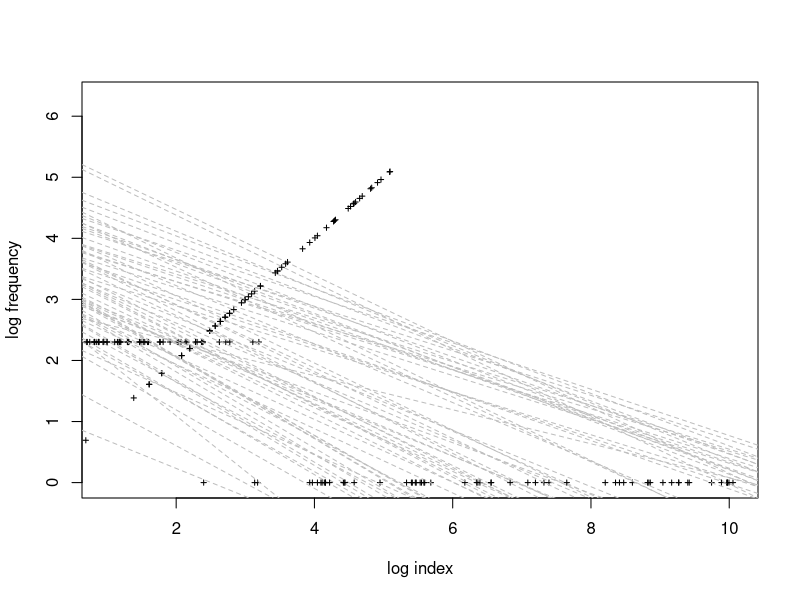
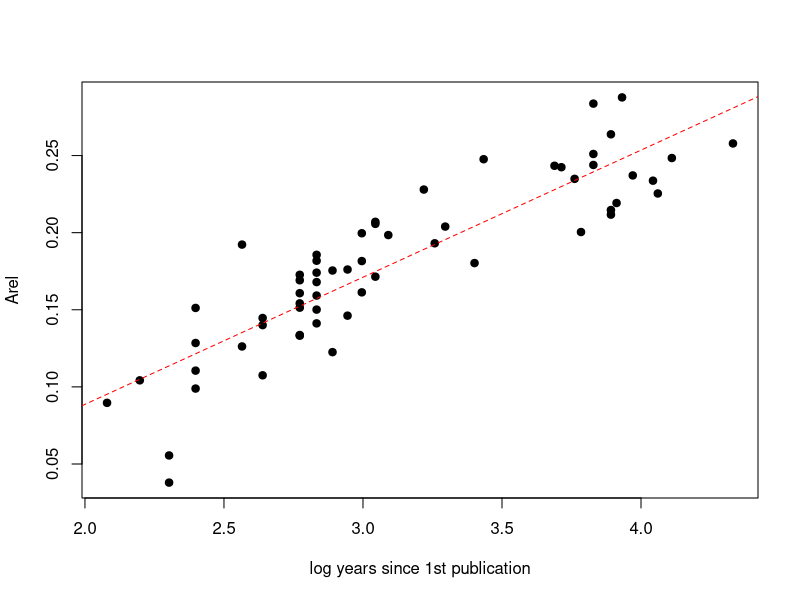
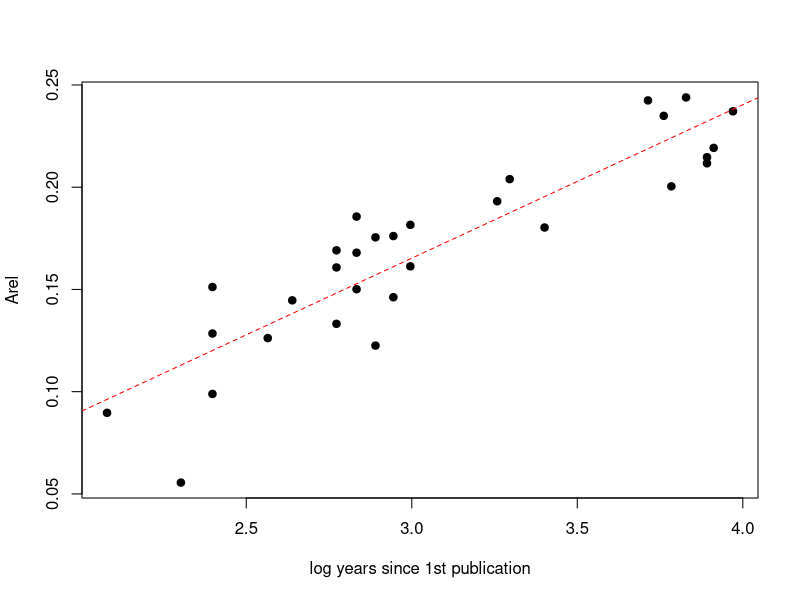
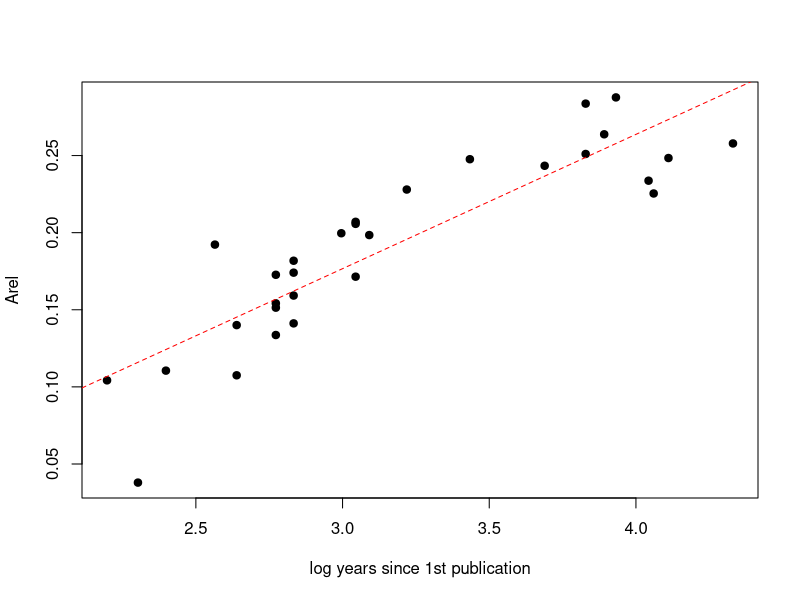
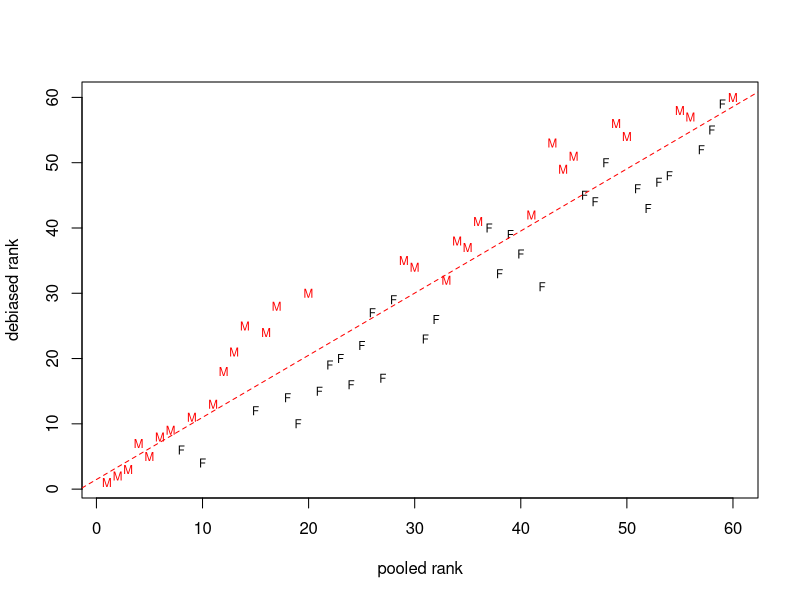

Recreate these plots in R, in order.
######################
## ε-index function ##
######################

####################################
## Corey J. A. Bradshaw           ##
## Flinders University, Australia ##
## globalecologyflinders.com      ##
## October 2020                   ##
####################################

epsilon.index.func <- function(dat.samp) { # 'dat.samp' is the sample data.frame loaded from a .csv file (format specified after function)

  ## set internal functions
  AICc <- function(...) {
    models <- list(...)
    num.mod <- length(models)
    AICcs <- numeric(num.mod)
    ns <- numeric(num.mod)
    ks <- numeric(num.mod)
    AICc.vec <- rep(0,num.mod)
    for (i in 1:num.mod) {
      if (length(models[[i]]$df.residual) == 0) n <- models[[i]]$dims$N else n <- length(models[[i]]$residuals)
      if (length(models[[i]]$df.residual) == 0) k <- sum(models[[i]]$dims$ncol) else k <- (length(models[[i]]$coeff))+1
      AICcs[i] <- (-2*logLik(models[[i]])) + ((2*k*n)/(n-k-1))
      ns[i] <- n
      ks[i] <- k
      AICc.vec[i] <- AICcs[i]
    }
    return(AICc.vec)
  }
  
  delta.AIC <- function(x) x - min(x) ## where x is a vector of AIC
  weight.AIC <- function(x) (exp(-0.5*x))/sum(exp(-0.5*x)) ## Where x is a vector of dAIC
  ch.dev <- function(x) ((( as.numeric(x$null.deviance) - as.numeric(x$deviance) )/ as.numeric(x$null.deviance))*100) ## % change in deviance, where x is glm object
  
  linreg.ER <- function(x,y) { # where x and y are vectors of the same length; calls AICc, delta.AIC, weight.AIC functions
    fit.full <- lm(y ~ x); fit.null <- lm(y ~ 1)
    AIC.vec <- c(AICc(fit.full),AICc(fit.null))
    dAIC.vec <- delta.AIC(AIC.vec); wAIC.vec <- weight.AIC(dAIC.vec)
    ER <- wAIC.vec[1]/wAIC.vec[2]
    r.sq.adj <- as.numeric(summary(fit.full)[9])
    return(c(ER,r.sq.adj))
  }
  
  ## transforms
  dat.samp$gender <- as.character(dat.samp$gender)
  dat.samp$personID <- as.character(dat.samp$personID)
  dat.samp$y.e <- as.numeric(format(Sys.Date(), "%Y")) - dat.samp$firstyrpub
  dat.samp$lc10 <- ifelse(dat.samp$i10==0, 0, log(dat.samp$i10))
  dat.samp$lch <- log(dat.samp$h)
  dat.samp$lcmax <- log(1)
  dat.samp$li10 <- log(10)
  dat.samp$lih <- log(dat.samp$h)
  dat.samp$limax <- log(dat.samp$maxcit)
  dat.samp$mi <- dat.samp$h/dat.samp$y.e
  dat.samp
  
  ## power-law relationship
  plot(as.numeric(dat.samp[1,12:14]), as.numeric(dat.samp[1,9:11]), lty=2, xlim=c(1,max(dat.samp$limax)), ylim=c(0,max(dat.samp$lc10)), col="white", xlab="log index", ylab="log frequency")
  
  lis.out <- lcs.out <- pers.out <- rep(NA,1)
  xypts.out <- matrix(NA,nrow=2, ncol=2)
  dat.samp$a <- dat.samp$b <- NA
  for (p in 1:dim(dat.samp)[1]) {
    lis <- as.numeric(dat.samp[p, 12:14])
    lis.out <- c(lis.out, lis)
    lcs <- as.numeric(dat.samp[p, 9:11])
    lcs.out <- c(lcs.out, lcs)
    pers <- rep(dat.samp[p, 4],3)
    pers.out <- c(pers.out,pers)
    fitp <- lm(lcs ~ lis)
    dat.samp$a[p] <- coef(fitp)[1]
    dat.samp$b[p] <- coef(fitp)[2]
    ystart.pt <- dat.samp$a[p] + dat.samp$b[p]
    yend.pt <- 0
    xpts <- c(1,lis[3])
    ypts <- c(ystart.pt, yend.pt)
    xypts <- cbind(xpts,ypts)
    colnames(xypts) <- c(paste(pers[1],"x",sep=""), paste(pers[1],"y",sep=""))
    xypts.out <- cbind(xypts.out, xypts)
    points(lis,lcs,pch=3,cex=0.5, col="black")
    abline(fitp, lty=2, col="grey")
  }
  dat.samp
  
  ## area under the curve
  dat.samp$Alin <- NA
  for (q in 1:dim(dat.samp)[1]) {
    if (dat.samp$limax[q] > 1) {
      li.cont <- seq(1, dat.samp$limax[q], 0.05)
      pred.lin <- dat.samp$a[q] + dat.samp$b[q]*(li.cont)
      dat.samp$Alin[q] <- sum(pred.lin)/(length(li.cont)*(max(dat.samp$limax)))}
    if (dat.samp$limax[q] < 1) {
      dat.samp$Alin[q] <- 0}
  }
  dat.samp
  
  
  ## residual ranking
  plot(log(dat.samp$y.e), dat.samp$Alin, pch=19, xlab="log years since 1st publication", ylab="Arel", ylim=c(min((dat.samp$Alin)),max((dat.samp$Alin))), xlim=c(min(log(dat.samp$y.e)),max(log(dat.samp$y.e))))
  fit.yAlin <- lm(dat.samp$Alin ~ log(dat.samp$y.e))
  if (coef(fit.yAlin)[2] < 0)  {
    fit.yAlin <- lm(dat.samp$Alin ~ 0 + log(dat.samp$y.e))
  }
  abline(fit.yAlin, lty=2, col="red")
  summary(fit.yAlin)
  #print(paste("AIC evidence ratio = ", round(linreg.ER(log(dat.samp$y.e), dat.samp$Alin)[1], 2), sep=""))
  #print(paste("Radj = ", round(linreg.ER(log(dat.samp$y.e), dat.samp$Alin)[2], 2), sep=""))
  
  ## calculate expectation relative to sample
  expectation <- as.character(ifelse(resid(fit.yAlin) > 0, "above", "below"))
  dat.out <- data.frame(dat.samp$personID, dat.samp$gender, dat.samp$y.e, resid(fit.yAlin), expectation, dat.samp$mi, dat.samp$h)
  dat.sort <- dat.out[order(dat.out[,4],decreasing=T),1:7]
  dat.sort$rank <- seq(1,length(dat.samp$personID),1)
  colnames(dat.sort) <- c("person","gender","yrs.publ", "eindex","expectation","m-quotient","h-index", "rank")
  dat.sort$person <- as.character(dat.sort$person)
  dat.sort$gender <- as.character(dat.sort$gender)
  dat.sort$expectation <- as.character(dat.sort$expectation)
  dat.sort
  
  ## gender-debiased ε-index 
  # women
  dat.sampF <- subset(dat.samp, gender=="F")
  plot(log(dat.sampF$y.e), dat.sampF$Alin, pch=19, xlab="log years since 1st publication", ylab="Arel", ylim=c(min((dat.sampF$Alin)),max((dat.sampF$Alin))), xlim=c(min(log(dat.sampF$y.e)),max(log(dat.sampF$y.e))))
  fitF.yAlin <- lm(dat.sampF$Alin ~ log(dat.sampF$y.e))
  if (coef(fitF.yAlin)[2] < 0)  {
    fitF.yAlin <- lm(dat.sampF$Alin ~ 0 + log(dat.sampF$y.e))
  }
  abline(fitF.yAlin, lty=2, col="red")
  summary(fitF.yAlin)
  #print(paste("AIC evidence ratio = ", round(linreg.ER(log(dat.sampF$y.e), dat.sampF$Alin)[1], 2), sep=""))
  #print(paste("Radj = ", round(linreg.ER(log(dat.sampF$y.e), dat.sampF$Alin)[2], 2), sep=""))
  
  ## calculate expectation relative to sample
  expectationF <- as.character(ifelse(resid(fitF.yAlin) > 0, "above", "below"))
  datF.out <- data.frame(dat.sampF$personID, dat.sampF$gender, dat.sampF$y.e, resid(fitF.yAlin), expectationF, dat.sampF$mi, dat.sampF$h)
  datF.sort <- datF.out[order(datF.out[,4],decreasing=T),1:7]
  datF.sort$rankF <- seq(1,length(dat.sampF$personID),1)
  colnames(datF.sort) <- c("person","gender","yrs.publ", "eindex","expectation","m-quotient","h-index", "gender.rank")
  datF.sort$person <- as.character(datF.sort$person)
  datF.sort$gender <- as.character(datF.sort$gender)
  datF.sort$expectation <- as.character(datF.sort$expectation)
  datF.sort
  
  # men
  dat.sampM <- subset(dat.samp, gender=="M")
  plot(log(dat.sampM$y.e), dat.sampM$Alin, pch=19, xlab="log years since 1st publication", ylab="Arel", ylim=c(min((dat.sampM$Alin)),max((dat.sampM$Alin))), xlim=c(min(log(dat.sampM$y.e)),max(log(dat.sampM$y.e))))
  fitM.yAlin <- lm(dat.sampM$Alin ~ log(dat.sampM$y.e))
  if (coef(fitM.yAlin)[2] < 0)  {
    fitM.yAlin <- lm(dat.sampM$Alin ~ 0 + log(dat.sampM$y.e))
  }
  abline(fitM.yAlin, lty=2, col="red")
  summary(fitM.yAlin)
  #print(paste("AIC evidence ratio = ", round(linreg.ER(log(dat.sampM$y.e), dat.sampM$Alin)[1], 2), sep=""))
  #print(paste("Radj = ", round(linreg.ER(log(dat.sampM$y.e), dat.sampM$Alin)[2], 2), sep=""))
  
  ## calculate expectation relative to sample
  expectationM <- as.character(ifelse(resid(fitM.yAlin) > 0, "above", "below"))
  datM.out <- data.frame(dat.sampM$personID, dat.sampM$gender, dat.sampM$y.e, resid(fitM.yAlin), expectationM, dat.sampM$mi, dat.sampM$h)
  datM.sort <- datM.out[order(datM.out[,4],decreasing=T),1:7]
  datM.sort$rankF <- seq(1,length(dat.sampM$personID),1)
  colnames(datM.sort) <- c("person","gender","yrs.publ", "eindex","expectation","m-quotient","h-index", "gender.rank")
  datM.sort$person <- as.character(datM.sort$person)
  datM.sort$gender <- as.character(datM.sort$gender)
  datM.sort$expectation <- as.character(datM.sort$expectation)
  datM.sort
  
  # combine women & men subsets & re-rank
  datFM <- rbind(datF.sort,datM.sort)
  datFM.sort <- datFM[order(datFM[,4],decreasing=T),1:8]
  datFM.sort$rnk.debiased <- seq(1,length(datFM.sort$person),1)
  colnames(datFM.sort)[4] <- "gender.eindex"
  
  # add rank from pooled sample
  orig.rank <- dat.sort[,c(1,4,8)]
  datFM.mrg <- merge(datFM.sort, orig.rank, by="person", all=F, no.dups=T)
  colnames(datFM.mrg)[10] <- "pooled.eindex"
  colnames(datFM.mrg)[11] <- "pooled.rnk"
  full.out <- datFM.mrg[order(datFM.mrg[,9],decreasing=F), 1:11]
  full.out
  
  plot(full.out$pooled.rnk, full.out$rnk.debiased, xlab="pooled rank", ylab="debiased rank", pch=NULL, cex=0.7, col="white")
  origdebias.fit <- lm(full.out$rnk.debiased~full.out$pooled.rnk)
  points(full.out[which(full.out$gender=="M"),11], full.out[which(full.out$gender=="M"),9], col="red", pch="M", cex=0.7)
  points(full.out[which(full.out$gender=="F"),11], full.out[which(full.out$gender=="F"),9], col="black", pch="F", cex=0.7)
  abline(origdebias.fit, lty=2, col="red")
  
  ## scale (normalise)
  full.out$e.prime.index <- scale(full.out$pooled.eindex, scale=T, center=F)
  full.out$debiased.e.prime.index <- scale(full.out$gender.eindex, scale=T, center=F)
  
  # print final output
  return(full.out)

} # end epsilon.index function


## import data
## data should be in the following format:
## .csv file (comma-delimited)
## COLUMN 1: 'personID' - any character identification of an individual researcher (can be a name)
## COLUMN 2: 'gender' - researcher's gender ("F" or "M")
## COLUMN 3: 'i10' - researcher's i10 index (# papers with ≥ 10 citations); must be > 0
## COLUMN 4: 'h' - researcher's h-index
## COLUMN 5: 'maxcit' - number of citations of researcher's peer-reviewed paper with most citations
## COLUMN 6: 'firstyrpub' - the year of the researcher's first published peer-reviewed paper

example.dat <- read.csv("datasample.csv", header=T) # .csv file of data for researcher sample

## apply function
epsilon.index.func(dat.samp=example.dat)

# The output file includes the following columns:
# person: researcher's ID (specified by user)
# gender: F=female; M=male
# yrs.publ: number of years since first peer-reviewed article
# gender.eindex: ε-index relative to others of the same gender in the sample
# expectation: whether above or below expectation relative to others of the same gender
# m-quotient: h-index ÷ yrs.publ
# h-index: h-index
# gender.rank: rank from gender.ε-index (1 = highest)
# rnk.debiased: gender-debiased rank (1 = highest)
# pooled.eindex: ε-index generated from the entire sample (not gender-specific)
# pooled.rnk: rank from pooled.ε-index (1 = highest)
# e.prime.index: scaled ε-index (ε′-index)
# debiased.e.prime.index: scaled gender.ε-index (gender ε′-index)
